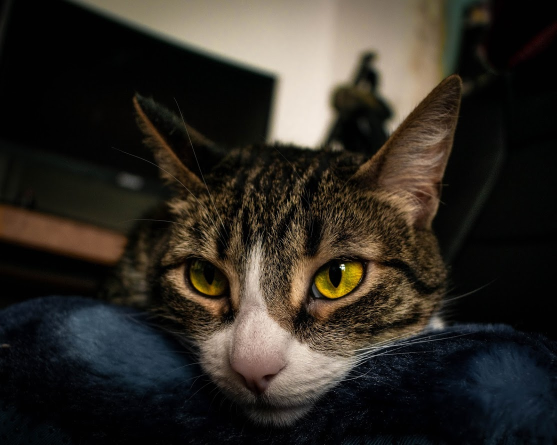
#> input picture images/coyoya.jpg, 1113 x 890 px (shown at 1/2 size)
$ jupyter execute --allow-errors hwk01.ipynb   (shell and % lines are left out)
#> lines starting #> are read from the running program, lines starting #| are printed output that depends on the picture; long printed decimals are rounded
# MAT281 - Tarea 1

## SVD y Gatitos

En este ejercicio utilizaremos la descomposición valor singular con tal de comprimir imágenes, si bien hay algoritmos mucho mejores para esto, será un ejercicio muy ilustrativo.

### Recuerdo

La descomposición SVD de una matriz $A$ de tamaño $m \times n$ posee la siguiente forma
$$
A = U \Sigma V^H
$$
donde $\Sigma$ es diagonal $m \times n$, mientras que $U$ y $V$ son matrices unitarias $m \times m$ and $n \times n$, respectivamente. Los elementos diagonales de $\Sigma$ son no-negativos y aquellos valores positivos son llamados **valores singulares** de $A$. Como convención los valores singulares se listan en orden decreciente a lo largo de la diagonal. Las columnas de $U$ y $V$ son llamadas **vectores singulares** izquierdos y derechos respectivamente.

PD: Recuerda que $A^H = \bar{A}^\top$, es decir, la matriz traspuesta de la matriz conjugada.

[cell 1]
import numpy as np
from scipy.linalg import svd,diagsvd,norm

np.random.seed(42)  # Para reproducibilidad de resultados

Por ejemplo para una matriz de $2 \times 2$:

[cell 2]
A = np.array([[0.1, 0.5], [0.4, 0.8]])
u, s, vh = svd(A)
print(u)
print(s)
print(vh)

#### Ejercicio 1

(5 puntos)

Define la función `svd_validaton` tal que:

1. El _input_ sea un arreglo bidimensional `A` de tamaño $m \times n$.
2. Obtenga la descomposición valor singular de `A`.
3. Retorne `True` o `False` si es que se cumple la igualdad
$$
A = \sum_{l=1}^{\min(m, n)} \sigma_l \; u_l v_l^H,
$$
donde $\sigma_l$ corresponden a los valores singulares de $A$, mientras que $u_i$ y $v_j$ a las columnas de $U$ y $V$ respectivamente. Hint: Utiliza `np.allclose` con la tolerancia por defecto.

[cell 3]
def svd_validation(A):
    u, s, vh = svd(A)
    suma=0
    for l in range(0,min(A.shape)):
        suma+= s[l]*(u[:,l].reshape(-1,1))*(vh[l,:].reshape(1,-1))# forma para escribir producto exterior, también ay alternativa documentación
    return np.allclose(A,suma)

[cell 4]
A_test = np.random.randint(100, size=(20, 5))
svd_validation(A_test)

### Geometría

Considerar una matriz `A` como un operador lineal tiene una interpretación geométrica muy sencilla, transforma una (hyper)-esfera en una (hyper)-elipse. Por ejemplo, consideremos una esfera unitaria en $\mathbb{R}^2$.

[cell 5]
import matplotlib.pyplot as plt

[cell 6]
def show_circle(circle):
    plt.plot(circle[0, :], circle[1, :])
    plt.axis('image');

[cell 7]
t = np.linspace(0, 3.5 * np.pi , num=300)
l = np.linspace(-1, 1, num=10)
z = np.zeros_like(l)
circle = np.array(
    [
        np.concatenate([l, np.cos(t), z]),
        np.concatenate([z, np.sin(t), l])
    ]
)

show_circle(circle)

Luego, al utilizar `A` como un operador lineal, es decir $A C$.

[cell 8]
print(A)

[cell 9]
show_circle(A @ circle)
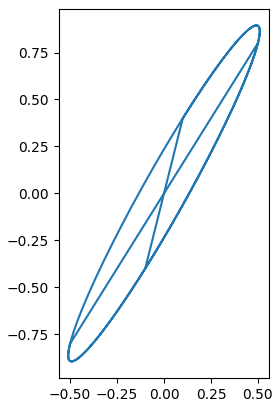
#> figure drawn by matplotlib, 1 panel

#### Ejercicio 2

(5 puntos)

* Obtén la descomposición SVD de $A$, tal que $A = U \Sigma V^H$.
* Grafica el resultado de aplicar los siguientes operadores lineales a la circunferencia unitaria:
    - $U$
    - $\Sigma$
    - $V^H$
* Explica con tus palabras la transformación de la circunferencia unitaria luego de aplicar los operadores anteriores, ¿Influye en algo que $U$ y $V$ sean unitarias?
* ¿Qué relación tienen los operadores anteriores respecto a aplicar el operador lineal $A$?

[cell 10]
u, s, vh =  svd(A)

[cell 11]
show_circle(u @ circle)
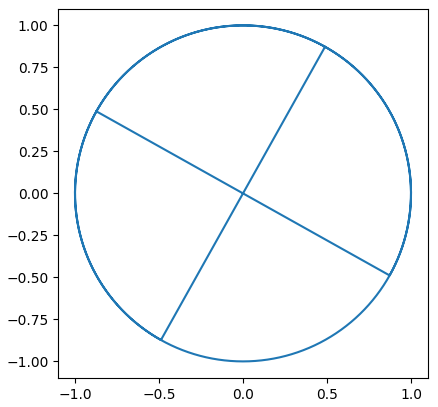
#> figure drawn by matplotlib, 1 panel

[cell 12]
show_circle(diagsvd(s,A.shape[0],A.shape[1]) @ circle) #escribir matrix explicitamente o np.diag
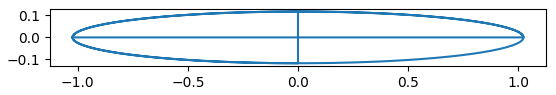
#> figure drawn by matplotlib, 1 panel

[cell 13]
show_circle(vh @ circle)
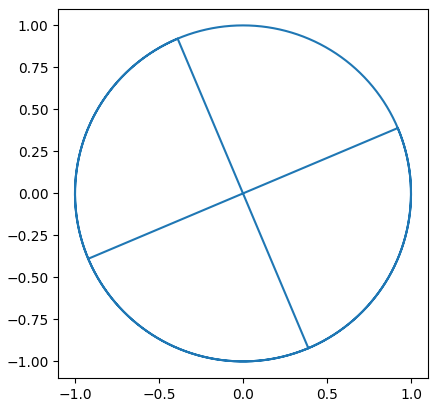
#> figure drawn by matplotlib, 1 panel

__Respuesta:__ cada una de las aplicaciones corresponde a una rotación, esto esta relacionado con que en $\mathbb{R}^2$ las transformaciones unitarias son rotaciones o reflexiones.

__Respuesta:__ El operador $U$ llevaría el circulo a otro espacio a través de rotaciones o reflexiones, preservando la distancia/angulos, luego el operador $\Sigma$ expandería o comprimiría en la direción de cada eje siendo en esta instancia que se producen cambios en las distancias/angulos de la figura, para al final , a través de $V^H$ volver a rotar/reflectar, sin perturbar distancias/angulos. Se estaría separando la transformación lineal en operaciones que conservan ángulos/distancias y operaciones lineales "simples" que cambian las dimensiones de la matriz(son matrices diagonales, en donde es fácil operar).

### Aproximación Rango Menor

Existen muchas maneras de expresar una matriz como una suma de matrices de menor rango, por ejemplo:

$$
\begin{bmatrix}
a & b \\
c & d
\end{bmatrix}
=
\begin{bmatrix}
a & 0 \\ 0 & 0
\end{bmatrix}
+
\begin{bmatrix}
0 & b \\ 0 & 0
\end{bmatrix}
+
\begin{bmatrix}
0 & 0 \\ c & 0
\end{bmatrix}
+
\begin{bmatrix}
0 & 0 \\ 0 & d
\end{bmatrix}.
$$

Cada una de las matrices del lado derecho pueden tener rango a lo más 1.

En el primer ejercicio demostraste que la descomposición SVD $A$ puede ser expresada como una suma de matrices. Sin embargo, cada una de estas matrices tiene rango 1! Esto pues cada una de estas matrices se forma a partir de los productos externos entre los vectores $u_l$ y $v_l$, es decir $u_l v_l^H$.

La pregunta natural es:

_¿Cómo obtener una buena aproximación de $A$ utilizando matrices de rango muy bajo?_

Bueno, aquí va un teorema.

__Teorema 1:__

Sea $A$ matriz de tamaño $m \times n$. Para cualquier $0 \le \ell \le r = \text{rank}(A)$, se define la matriz
$$
A_\ell = \sum_{j=1}^{\ell} \sigma_j u_j v_j^*,
$$
utilizando los valores singulares $\sigma_j$ y los vectores singulares (izquierdos y derechos) $u_j, v_j$ de $A$,  i.e., $A_\ell$ se compone de la suma de los primeros $\ell$ términos de la descomposición SVD escrita como una suma de productor externos. Luego, el mínimo de  $\| A - B \|_F$ sobre todas las matrices $B$ de tamaño $m \times n$ y rango no mayor a $\ell$ se obtiene por $\| A - A_\ell \|_F$ y el mínimo que se alcanza es  $(\sigma_{\ell+1}^2 + \cdots + \sigma_r^2)^{1/2}$.

Recuerda que la norma de Frobenius se define como

$$
\| A \|_F = \bigg( \sum_{i, j} |A_{ij}|^2 \bigg)^{1/2}.
$$

Motivaremos el ejercicio utilizando imágenes en escala de grises ya que es muy intuitivo, fácil de ver y se puede considerar que la imagen es una matriz.

[cell 14]
from pathlib import Path
from PIL import Image

[cell 15]
# Utilizaremos una foto de una de mis gatitas c:
cat = Image.open(Path().resolve().parent / "images" / "coyoya.jpg").convert('L')
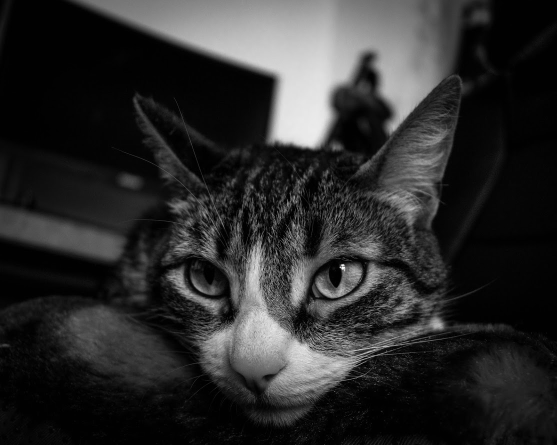
#> cat: PIL image 1113x890 L (shown at 1/2 size); min 0, max 252, mean 44.3
cat

Para convertirla en un numpy array basta con:

[cell 16]
cat_np = np.array(cat)
print(cat_np.shape)
#| (890, 1113)

#### Ejercicio 3

(10 puntos)

Define la función `low_rank_svd_approximation` tal que:

* Los inputs sean $A$ (la imagen convertida un `np.array` de dimensión 2) y un valor entero $\ell$ que represente la cantidad de términos a sumar de la despomposición SVD (respecto al teorema anterior).
* Retorne la aproximación $A_\ell$
* Imprima el error de la aproximación utilizando la norma de Frobenius.

Luego prueba tu función y observa la imagen con distintos valores de $\ell$.

[cell 17]
def low_rank_svd_approximation(A, l):
#> called with l = 10
    u, s, vh = svd(A)
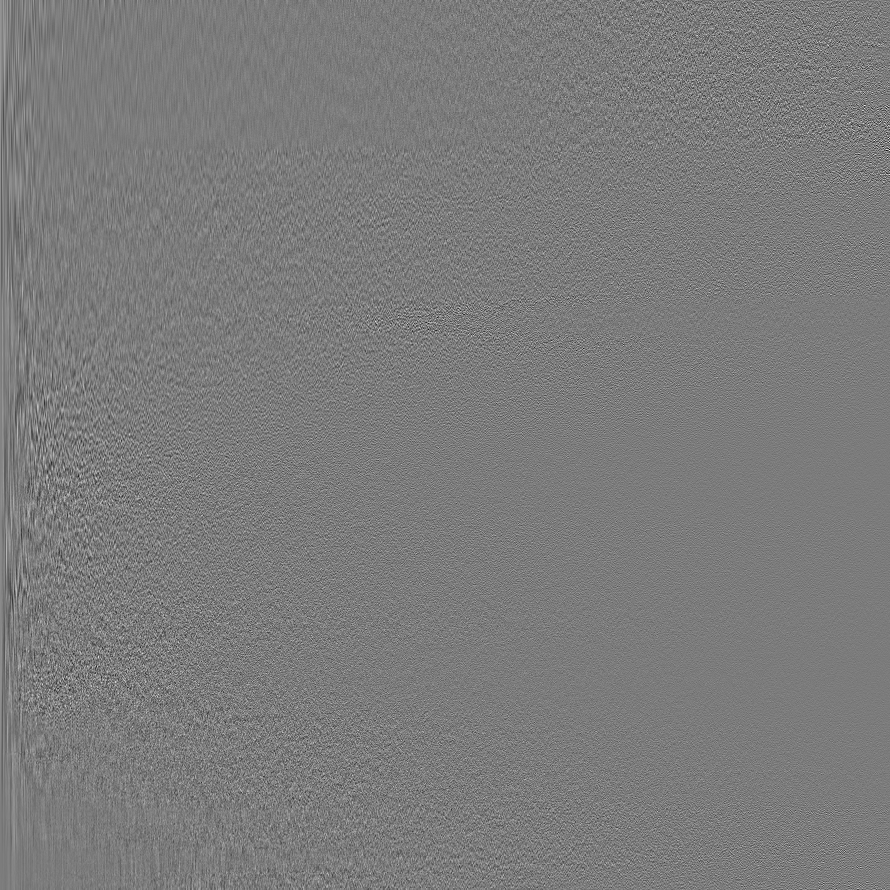
#> u: shape (890, 890) float32; min -0.27, max 0.286, mean 4.09e-05; drawn with min black and max white
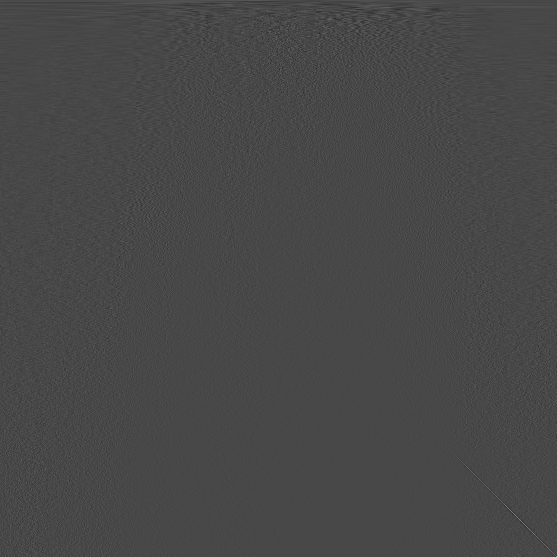
#> vh: shape (1113, 1113) float32 (shown at 1/2 size); min -0.263, max 0.668, mean 3.97e-05; drawn with min black and max white
#> s = 890 values, max 62637.2 at index 0, min 2.25 at index 889, mean 418.9
    suma=0
    for i in range(0,l):
        suma+= s[i]*np.outer(u[:,i],vh[i,:])    #(u[:,i].reshape(-1,1))*(vh[i,:].reshape(1,-1))
#> this loop made 10 passes
#> pass 1, in low_rank_svd_approximation, `suma+= s[i]*np.outer(u[:,i],vh[i,:])`:
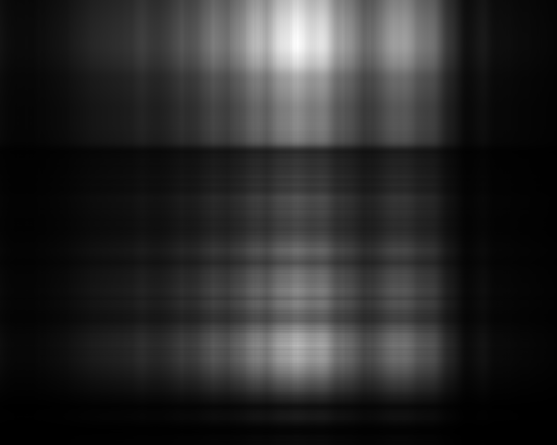
#> suma: shape (890, 1113) float32 (shown at 1/2 size); min 0.127, max 258.5, mean 43; drawn with min black and max white
#> after the loop:
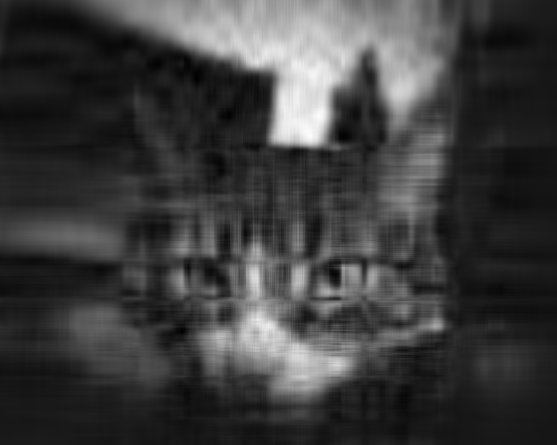
#> suma: shape (890, 1113) float32 (shown at 1/2 size); min -22.47, max 253.7, mean 44.1; drawn with min black and max white
    print(norm(A-suma,'fro'))
#| 16044.628
    return suma

[cell 18]
cat10 = low_rank_svd_approximation(cat_np, l=10)
plt.imshow(cat10, cmap='gray');

[cell 19]
cat50 = low_rank_svd_approximation(cat_np, l=50)
#> call 2 of low_rank_svd_approximation, with l = 50
#> after the loop in low_rank_svd_approximation (call 2), `for i in range(0,l):`:
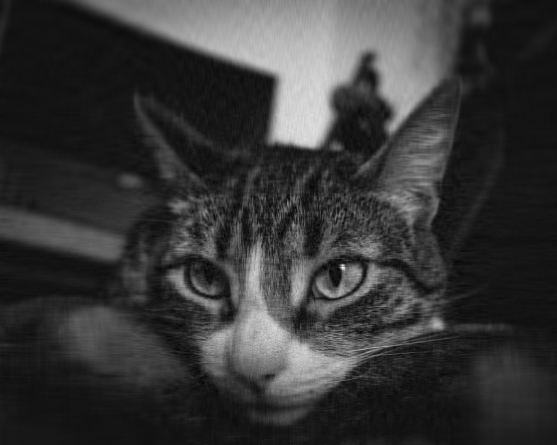
#> suma: shape (890, 1113) float32 (shown at 1/2 size); min -21.44, max 280.8, mean 44.3; drawn with min black and max white
#| 8143.2856

plt.imshow(cat50, cmap='gray');

#### Ejercicio 4

(15 puntos)

En el ejercicio anterior fijaste un rango máximo y obtuviste la aproximación, sin embargo, en otro contexto, te gustaría fijar una tolerancia de error y obtener la mejor aproximación.

Define la función `low_rank_svd_tol_approximation` tal que:

* Los inputs sean $A$ (la imagen convertida un `np.array` de dimensión 2) y $\varepsilon$ (tolerancia relativa) tal que
$$
\left(\frac{\sigma_{\ell+1}^2 + \cdots + \sigma_r^2}{\sigma_1^2 + \cdots + \sigma_r^2}\right)^{1/2} \le \varepsilon.
$$
* Imprima $\ell(\varepsilon)$, es decir, el mayor rango aproximado de $A$ tal que el error de aproximación sea a lo más $\varepsilon$.
* Retorne la aproximación $A_{\ell(\varepsilon)}$

Luego prueba tu función y observa la imagen con distintos valores de $\varepsilon$.

[cell 20]
def low_rank_svd_tol_approximation(A, tol):
#> called with tol = 0.1
    u, s, vh = svd(A)
    rango=min(A.shape)
#> rango = 890
    norma=norm(s)
#> norma = 72547.7
    for l in range(0, rango):
        if norm(s[l:])/norma <= tol:
            print(l)
            return low_rank_svd_approximation(A, l)
#> this loop made 65 passes
#| 7210.744

[cell 21]
cat_e1 = low_rank_svd_tol_approximation(cat_np, tol=1.e-1)
plt.imshow(cat_e1, cmap='gray');

[cell 22]
cat_e2 = low_rank_svd_tol_approximation(cat_np, tol=1.e-2)
#> the loop in low_rank_svd_tol_approximation, `for l in range(0, rango):` made 458 passes
#| 721.674
plt.imshow(cat_e2, cmap='gray');

#### Ejercicio 5

(5 puntos)

Utilizando alguna imagen de tu preferencia utiliza ambas

[cell 23]
your_img_name = "negro.jpg"
#> (the rest of this cell did not finish here and is left out)

#> (a cell that did not finish here is left out)

#> (a cell that did not finish here is left out)

#> (a cell that did not finish here is left out)

#> (a cell that did not finish here is left out)

#> (a cell that did not finish here is left out)

#> (a cell that did not finish here is left out)

__Pregunta:__ ¿Será una manera útil de comprimir imágenes en el disco duro o crees que existen otras formas más eficientes?

__Respuesta:__ Puede ser un paso dentro de un proceso más grande, pero por si sola, no sería suficiente. Si bien reduce la distancia en norma, una imagen donde solo hay un color tuvo problemas al ser comprimido por que no hay "entendimiento" de la imagen, teniendo en cuenta el posible problema de los repetidos, teniendo en cuenta que partes de la imagen requieren más detalle, y que parte solo poseen ruido,y  además teniendo en cuenta que si se aplicará directamente a cada canal no se tendría en cuenta correlación, entonces tal vez otros metodos que logren mejor "entendimiento" de la imagen sean más eficientes. Tal vez aplicarlo en ciertas zonas, para la luminosidad, y tratar el color por separado. Pero de todas formas pareciera no ser tan robusto(por ej: imagen solo negro capta ruido y pierde lo orginal), tal vez hayan métodos que logren resultados, incluso sin entendimiento.

## COVID-19 en Chile

### *¿Cuál es el panorama actual de Chile frente a la pandemia de COVID-19?*

[cell 30]
import pandas as pd
from datetime import date

#### Ejercicio 6

(25 puntos)

Se ha hablado mucho últimamente que Magallanes es una región crítica en cuanto a casos confirmados de COVID-19. Este ejercicio busca constatar a través de los datos aquellas aseveraciones con un indicador siemple pero que parece ser efectivo que bautizaremos como _tasa promedio de casos nuevos_, definida como el promedio de nuevos casos cada cien mil habitantes para un umbral de tiempo determinado.

Utiliza el dataframe `covid_comunas` para obtener el dataframe `covid_tasa_promedio_nuevos` que posee las columnas `region`, `comuna`, `promedio_casos_nuevos`, `poblacion` y `tasa_promedio_casos_nuevos` considerando el umbral de tiempo es entre el 1 y 11 de octubre del año 2020.

Para ello considera lo siguiente:

* No consideres registros que tengan código de comuna nulo.
* Rellena todos los registros de casos totales nulos por cero.
* Considera utilizar `melt` u otro método similar para apilar las columnas de fechas particulares en solo dos columnas, `fecha` y `casos_totales`.
* Define la columna `casos_nuevos` como la diferencia entre dos registros consecutivos para una misma comuna
    - No olvides ordenar por fecha
    - El primer registro de cada comuna debe ser nulo.
    - Considera utilizar el método `transform`.
* Filtra por el umbral de tiempo dado.
* Agrupa por región-comuna y luego define la columna `promedio_casos_nuevos` como el promedio de la columna `casos_nuevos`.
* En caso que hayas _dropeado_ la columna `poblacion` la puedes volver a agregar utilizando `merge` u otro método apropiado. Se asume que la población no cambia durante el tiempo.
* Asigna la columna `tasa_promedio_casos_nuevos` como la cantidad promedio de casos nuevos por cada cien mil habitantes.
* Ordena el dataframe resultante por `tasa_promedio_casos_nuevos` de manera descendente.

Información del dataset: [aquí](https://github.com/MinCiencia/Datos-COVID19/tree/master/output/producto1).

#> (a cell that did not finish here is left out)

[cell 32]
start_date = "2020-10-01"
#> start_date = '2020-10-01'
end_date = "2020-10-11"
